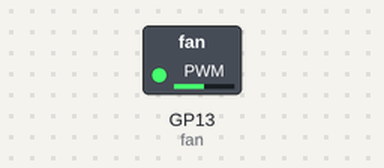
A program run on a simulated Raspberry Pi Pico running MicroPython. Shown: switched loads named in the program (green lamp = pin HIGH). At 0.0 s the program stops and its outputs stay as they are.

Above: at 0.1 s.
Timing chart, 0 to 1.5 s (numbered marks = the images above):
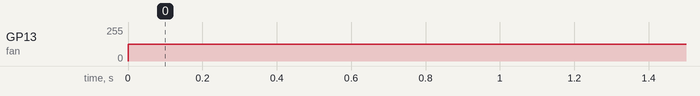

Measured:
- by itself, GP13 (fan): 0/255 → 127/255 at 0.00 s

The program:

Fan_motor.py
```python
from machine import Pin, PWM

# Initialize the motor fan
fan = PWM(Pin(13))
fan.freq(1000) # Set frequency

# Numerical remapping
def my_map(x, in_min, in_max, out_min, out_max):
    return int((x - in_min) * (out_max - out_min) / (in_max - in_min) + out_min)

# Set the fan speed, speed=[0, 100]
def pwm_motor(speed):
    if speed > 100 or speed < 0:
        print('Please enter a limited speed value of 0-100 ')
        return
    pulse = my_map(speed, 0, 100, 0, 65535)
    fan.duty_u16(pulse)

pwm_motor(50)
```
